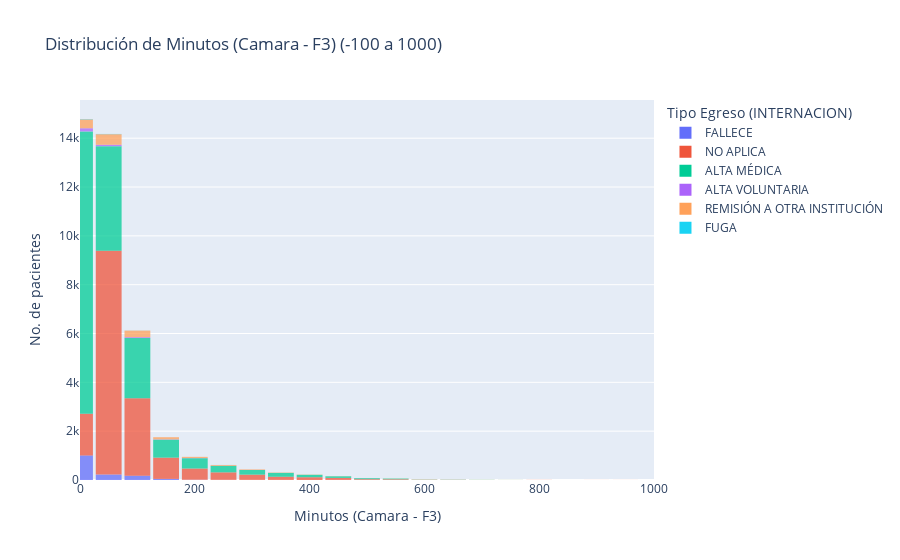

The notebook cell this image was saved under:
### Markdown cell above
En este caso, para la variable *Minutos (Camara - F3)* se realiza el analisis antes de realizar el mapeo y se encuentran valores negativos al realizar la resta, por lo tanto se decide prescindir de esta variable.

### Code cell
import plotly.express as px

# Filtrar los datos para incluir solo aquellos dentro del rango de -25 a 1000 minutos
data_filtrados = data[(data['Minutos (Camara - F3)'] >= -100) & (data['Minutos (Camara - F3)'] <= 1000)]

# Crear un histograma interactivo de los minutos (Camara - F3) con intervalos de 30 minutos
fig = px.histogram(data_filtrados, x='Minutos (Camara - F3)', range_x=[0, 1000], nbins=37, histfunc='count', opacity=0.75, template="plotly",
                   title='Distribución de Minutos (Camara - F3) (-100 a 1000)', color='Tipo Egreso (INTERNACION)')

# Actualizar las trazas para incluir información adicional en el tooltip
fig.update_traces(hovertemplate='Minutos (Camara - F3): %{x}<br>Pacientes: %{y}')

# Actualizar el diseño del gráfico
fig.update_layout(
    xaxis_title='Minutos (Camara - F3)',
    yaxis_title='No. de pacientes',
    bargap=0.1  # Ajustar el espacio entre las barras
)

# Mostrar el histograma
fig.show()

### Figure 1 — Plotly figure (JSON) as saved in the notebook; plotly's stock layout.template omitted (floating-point values rounded to 4 significant figures; data arrays with more than 128 entries replaced by an {"elided": "..."} marker saying what was removed)
{"data": [{"alignmentgroup": "True", "bingroup": "x", "histfunc": "count", "hovertemplate": "Minutos (Camara - F3): %{x}<br>Pacientes: %{y}", "legendgroup": "FALLECE", "marker": {"color": "#636efa", "opacity": 0.75, "pattern": {"shape": ""}}, "name": "FALLECE", "nbinsx": 37, "offsetgroup": "FALLECE", "orientation": "v", "showlegend": true, "type": "histogram", "x": {"elided": "1489 float values"}, "xaxis": "x", "yaxis": "y"}, {"alignmentgroup": "True", "bingroup": "x", "histfunc": "count", "hovertemplate": "Minutos (Camara - F3): %{x}<br>Pacientes: %{y}", "legendgroup": "NO APLICA", "marker": {"color": "#EF553B", "opacity": 0.75, "pattern": {"shape": ""}}, "name": "NO APLICA", "nbinsx": 37, "offsetgroup": "NO APLICA", "orientation": "v", "showlegend": true, "type": "histogram", "x": {"elided": "16319 float values"}, "xaxis": "x", "yaxis": "y"}, {"alignmentgroup": "True", "bingroup": "x", "histfunc": "count", "hovertemplate": "Minutos (Camara - F3): %{x}<br>Pacientes: %{y}", "legendgroup": "ALTA MÉDICA", "marker": {"color": "#00cc96", "opacity": 0.75, "pattern": {"shape": ""}}, "name": "ALTA MÉDICA", "nbinsx": 37, "offsetgroup": "ALTA MÉDICA", "orientation": "v", "showlegend": true, "type": "histogram", "x": {"elided": "20347 float values"}, "xaxis": "x", "yaxis": "y"}, {"alignmentgroup": "True", "bingroup": "x", "histfunc": "count", "hovertemplate": "Minutos (Camara - F3): %{x}<br>Pacientes: %{y}", "legendgroup": "ALTA VOLUNTARIA", "marker": {"color": "#ab63fa", "opacity": 0.75, "pattern": {"shape": ""}}, "name": "ALTA VOLUNTARIA", "nbinsx": 37, "offsetgroup": "ALTA VOLUNTARIA", "orientation": "v", "showlegend": true, "type": "histogram", "x": {"elided": "251 float values"}, "xaxis": "x", "yaxis": "y"}, {"alignmentgroup": "True", "bingroup": "x", "histfunc": "count", "hovertemplate": "Minutos (Camara - F3): %{x}<br>Pacientes: %{y}", "legendgroup": "REMISIÓN A OTRA INSTITUCIÓN", "marker": {"color": "#FFA15A", "opacity": 0.75, "pattern": {"shape": ""}}, "name": "REMISIÓN A OTRA INSTITUCIÓN", "nbinsx": 37, "offsetgroup": "REMISIÓN A OTRA INSTITUCIÓN", "orientation": "v", "showlegend": true, "type": "histogram", "x": {"elided": "1306 float values"}, "xaxis": "x", "yaxis": "y"}, {"alignmentgroup": "True", "bingroup": "x", "histfunc": "count", "hovertemplate": "Minutos (Camara - F3): %{x}<br>Pacientes: %{y}", "legendgroup": "FUGA", "marker": {"color": "#19d3f3", "opacity": 0.75, "pattern": {"shape": ""}}, "name": "FUGA", "nbinsx": 37, "offsetgroup": "FUGA", "orientation": "v", "showlegend": true, "type": "histogram", "x": [50.4, 52.22, 61.18, 0, 42.72, 62.88, 0, 0, 51.68, 0, 72.1, 71.42, 0, 0, 116.3, 0, 0, 244.5, 735.4, 0, 0, 92.33, 0, 0, 68.77, 0, 227.7, 0, 116.0, 0, 63.23], "xaxis": "x", "yaxis": "y"}], "layout": {"bargap": 0.1, "barmode": "relative", "legend": {"title": {"text": "Tipo Egreso (INTERNACION)"}, "tracegroupgap": 0}, "title": {"text": "Distribución de Minutos (Camara - F3) (-100 a 1000)"}, "xaxis": {"anchor": "y", "domain": [0, 1], "range": [0, 1000], "title": {"text": "Minutos (Camara - F3)"}}, "yaxis": {"anchor": "x", "domain": [0, 1], "title": {"text": "No. de pacientes"}}}}
